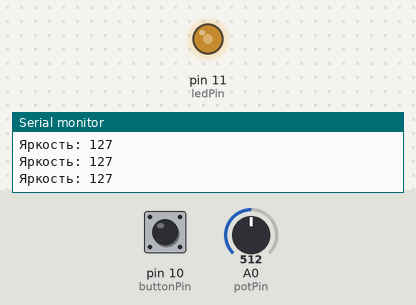
Bench run of a sketch on a simulated Arduino Uno, built with avr-gcc and run on an emulated ATmega328P. Shown: output pins drawn as LEDs (lit = HIGH), the last lines printed to the serial monitor. The inputs (shaded band) are chosen by the test bench; at power-on: A0 (potPin) = 512, pin 10 (buttonPin) HIGH.

Above: at 1.2 s.
1.3 s: A0 (potPin) set to 716
At 2.3 s:
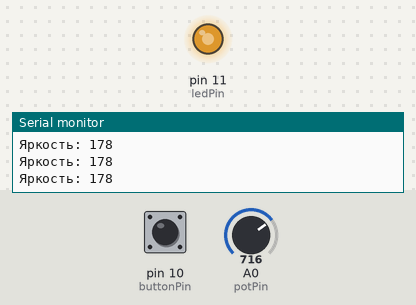
2.8 s: A0 (potPin) set to 900
At 3.7 s:
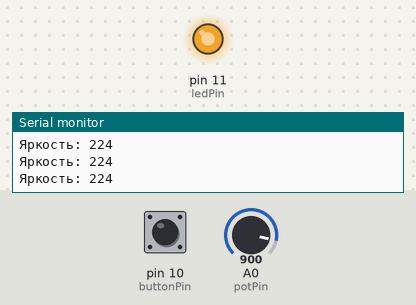
4.3 s: A0 (potPin) set to 122
At 5.1 s:
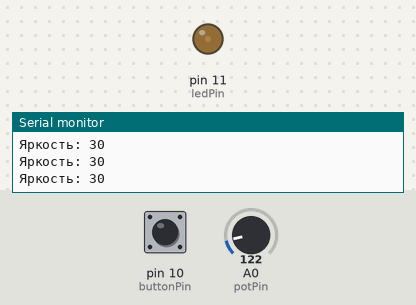
5.8 s: A0 (potPin) set to 0
At 6.4 s:
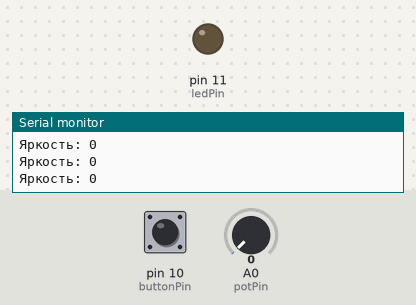
Timing chart, 0 to 8.8 s (numbered marks = the images above; inputs shaded):
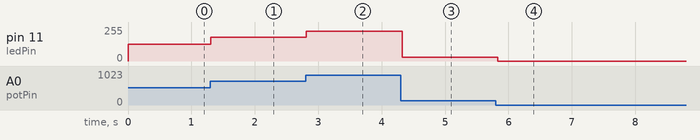

Measured:
- after the input at 1.3 s, pin 11 (ledPin): 127/255 → 178/255 at once
- after the input at 2.8 s, pin 11 (ledPin): 178/255 → 224/255 at once
- after the input at 4.3 s, pin 11 (ledPin): 224/255 → 30/255 at once
- after the input at 5.8 s, pin 11 (ledPin): 30/255 → 0/255 at once

The sketch:

task_6.ino
```cpp
const int buttonPin = 10;
const int ledPin = 11;
const int potPin = A0;

int ledBrightness = 0;
int savedBrightness = 0;
bool buttonPressed = false;
bool lastButtonState = HIGH;

void setup() {
  pinMode(buttonPin, INPUT_PULLUP);
  pinMode(ledPin, OUTPUT);
  Serial.begin(9600);
  analogWrite(ledPin, 0);
  Serial.println("Светодиод выключен");
}

void loop() {
  bool currentButtonState = digitalRead(buttonPin);
  int potValue = analogRead(potPin);

  if (currentButtonState == LOW && lastButtonState == HIGH) {
    delay(50);
    buttonPressed = !buttonPressed;

    if (buttonPressed) {
      savedBrightness = ledBrightness;
      Serial.println("Изменение яркости невозможно!");
    } else {
      Serial.println("Изменение яркости разрешено");
    }
  }

  if (!buttonPressed) {
    ledBrightness = map(potValue, 0, 1023, 0, 255);
    analogWrite(ledPin, ledBrightness);
    Serial.print("Яркость: ");
    Serial.println(ledBrightness);
  } else {
    analogWrite(ledPin, savedBrightness);
  }

  lastButtonState = currentButtonState;
  delay(100);
}
```
